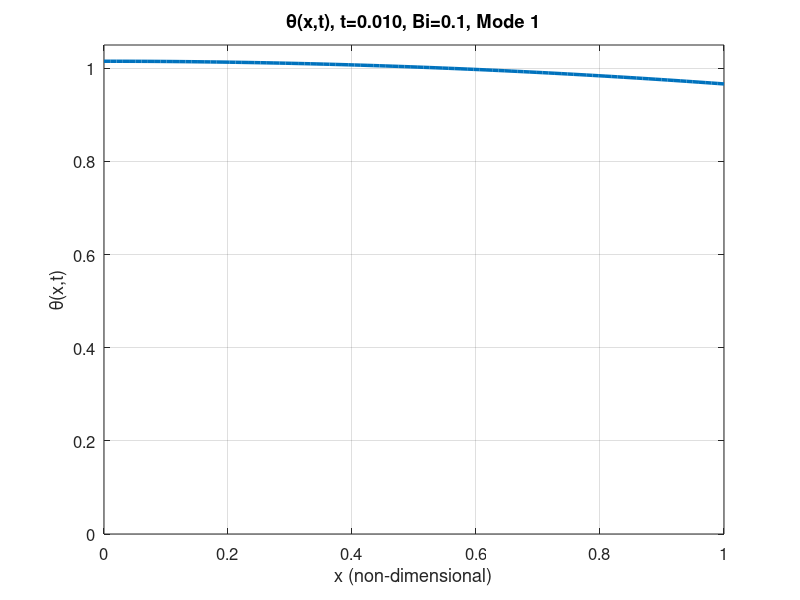
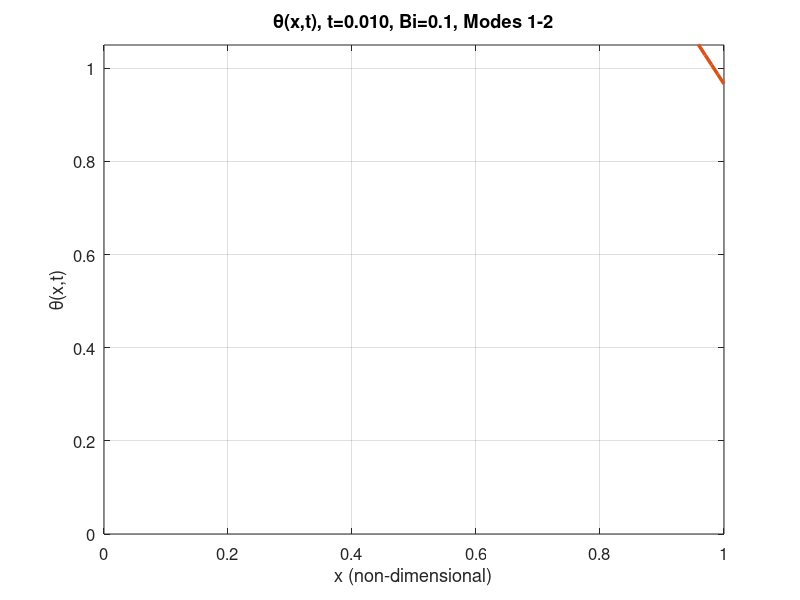
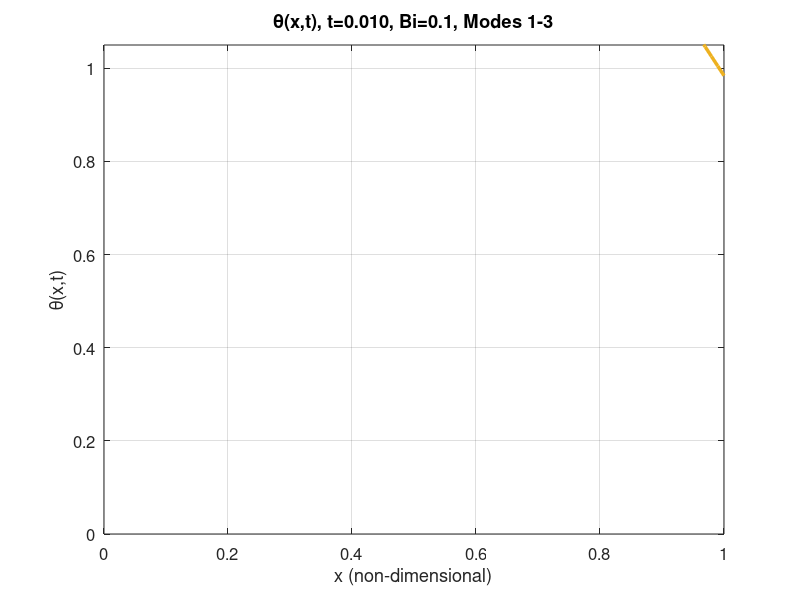
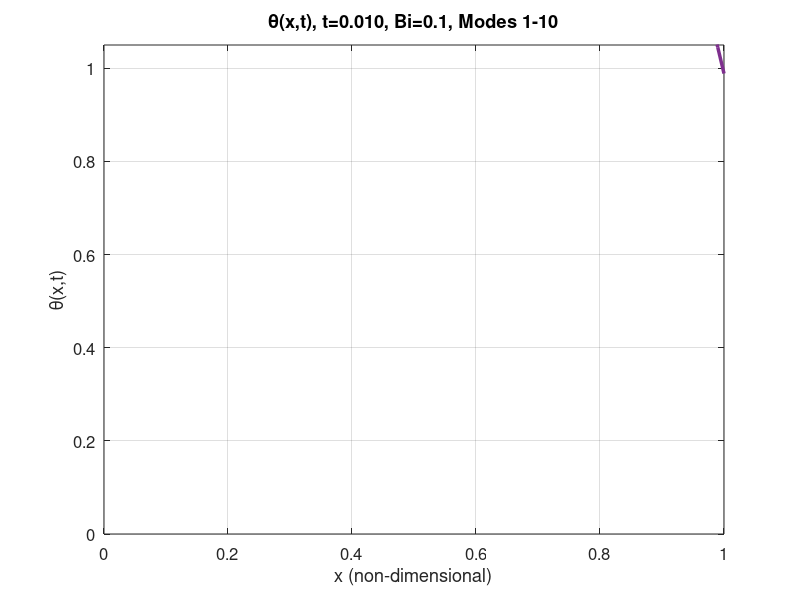

Here is the MATLAB script that generated these plots, in order: (Note: a time limit stopped this script after it produced the figures.)
% clear; clc; close all;
% 
% L = 1;
% Nx = 100;
% x = linspace(0, L, Nx);
% 
% Bi_list = [0.1, 5, 10];
% time_points = [linspace(0.01, 0.2, 10), 0.4, 0.6, 0.8, 1.0];
% modes_list = [1, 2, 3, 10];
% mode_labels = {'Mode 1', 'Modes 1-2', 'Modes 1-3', 'Modes 1-10'};
% 
% output_folder = 'fourier_modes';
% if ~exist(output_folder, 'dir')
%     mkdir(output_folder);
% end
% 
% colors = lines(length(modes_list));
% 
% for bi_idx = 1:length(Bi_list)
%     Bi = Bi_list(bi_idx);
% 
%     for t_idx = 1:length(time_points)
%         t = time_points(t_idx);
% 
%         for m_idx = 1:length(modes_list)
%             n_terms = modes_list(m_idx);
%             theta = zeros(size(x));
% 
%             % Sum from 1 to n_terms
%             for n = 1:n_terms
%                 lambda_n = (2*n - 1)*pi/2;
%                 Bn = 4 / (pi * (2*n - 1));
%                 theta = theta + Bn * cos(lambda_n * x) .* exp(-lambda_n^2 * t);
%             end
% 
%             % --- Plot individual mode sum ---
%             fig = figure('Visible','off');
%             plot(x, theta, '-', 'Color', colors(m_idx,:), 'LineWidth', 2.5);
%             title(sprintf('\\theta(x,t), t=%.3f, Bi=%.1f, %s', t, Bi, mode_labels{m_idx}), ...
%                   'FontSize', 14, 'FontWeight', 'bold');
%             xlabel('x (non-dimensional)', 'FontSize', 12);
%             ylabel('\theta(x,t)', 'FontSize', 12);
%             ylim([0 1.05]); grid on; box on;
%             set(gca, 'FontSize', 12);
%             set(gcf, 'Position', [100 100 700 500]);
% 
%             % Save
%             safe_label = strrep(mode_labels{m_idx}, ' ', '');
%             filename = sprintf('cooling_t%.3f_%s_Bi%.1f.png', t, safe_label, Bi);
%             saveas(fig, fullfile(output_folder, filename));
%             close(fig);
%         end
% 
%         % --- Oscillation Plot: Individual Modes Without Sum ---
%         fig = figure('Visible','off');
%         hold on;
%         n_show = 3;  % number of modes to plot individually
%         for n = 1:n_show
%             lambda_n = (2*n - 1)*pi/2;
%             Bn = 4 / (pi * (2*n - 1));
%             theta_n = Bn * cos(lambda_n * x) .* exp(-lambda_n^2 * t);
%             plot(x, theta_n, 'LineWidth', 2.0, 'DisplayName', sprintf('n = %d', n));
%         end
%         title(sprintf('Individual Mode Contributions at t = %.3f, Bi = %.1f', t, Bi), ...
%               'FontSize', 14, 'FontWeight', 'bold');
%         xlabel('x (non-dimensional)', 'FontSize', 12);
%         ylabel('\theta_n(x,t)', 'FontSize', 12);
%         ylim([-1 1]); grid on; box on;
%         legend('Location', 'northeast', 'FontSize', 11);
%         set(gca, 'FontSize', 12);
%         set(gcf, 'Position', [100 100 700 500]);
% 
%         filename = sprintf('cooling_t%.3f_modes_oscillation_Bi%.1f.png', t, Bi);
%         saveas(fig, fullfile(output_folder, filename));
%         close(fig);
%     end
% end
% 


%% Bi incorporated


clear; clc; close all;

L = 1;
Nx = 100;
x = linspace(0, L, Nx);

Bi_list = [0.1, 5, 10];
time_points = [linspace(0.01, 0.2, 10), 0.4, 0.6, 0.8, 1.0];
modes_list = [1, 2, 3, 10];
mode_labels = {'Mode 1', 'Modes 1-2', 'Modes 1-3', 'Modes 1-10'};

output_folder = 'fourier_modes_with_bi';
if ~exist(output_folder, 'dir')
    mkdir(output_folder);
end

colors = lines(length(modes_list));

% ---------------------------
% Function to find eigenvalues for given Bi
% ---------------------------
function lambda_list = get_lambda(Bi, N)
    lambda_list = zeros(1, N);
    found = 0;
    l_start = 0.01;
    l_end = 30;
    dx = 0.01;
    x_scan = l_start:dx:l_end;
    f = @(l) l .* tan(l) - Bi;

    for i = 1:length(x_scan)-1
        a = x_scan(i);
        b = x_scan(i+1);
        if f(a)*f(b) < 0  % sign change ⇒ root exists
            root = fzero(f, [a, b]);
            found = found + 1;
            lambda_list(found) = root;
            if found == N
                return;
            end
        end
    end

    if found < N
        error('Only found %d eigenvalues (needed %d). Try increasing scan range.', found, N);
    end
end

for bi_idx = 1:length(Bi_list)
    Bi = Bi_list(bi_idx);

    for t_idx = 1:length(time_points)
        t = time_points(t_idx);

        % Get eigenvalues once for all modes up to max
        max_n = max(modes_list);
        lambda_n = get_lambda(Bi, max_n);

        for m_idx = 1:length(modes_list)
            n_terms = modes_list(m_idx);
            theta = zeros(size(x));

            % Sum up to n_terms
            for n = 1:n_terms
                lam = lambda_n(n);
                Bn = (4 * sin(lam)) / (2 * lam + sin(2 * lam));
                theta = theta + Bn * cos(lam * x) .* exp(-lam^2 * t);
            end

            % --- Main Fourier mode sum plot ---
            fig = figure('Visible','off');
            plot(x, theta, '-', 'Color', colors(m_idx,:), 'LineWidth', 2.5);
            title(sprintf('\\theta(x,t), t=%.3f, Bi=%.1f, %s', t, Bi, mode_labels{m_idx}), ...
                  'FontSize', 14, 'FontWeight', 'bold');
            xlabel('x (non-dimensional)', 'FontSize', 12);
            ylabel('\theta(x,t)', 'FontSize', 12);
            ylim([0 1.05]); grid on; box on;
            set(gca, 'FontSize', 12);
            set(gcf, 'Position', [100 100 700 500]);

            % Save
            safe_label = strrep(mode_labels{m_idx}, ' ', '');
            filename = sprintf('cooling_t%.3f_%s_Bi%.1f.png', t, safe_label, Bi);
            saveas(fig, fullfile(output_folder, filename));
            close(fig);
        end

        % --- Oscillation Plot: Individual Modes Without Sum ---
        fig = figure('Visible','off');
        hold on;
        n_show = 3;  % number of modes to plot individually
        for n = 1:n_show
            lam = lambda_n(n);
            Bn = (4 * sin(lam)) / (2 * lam + sin(2 * lam));
            theta_n = Bn * cos(lam * x) .* exp(-lam^2 * t);
            plot(x, theta_n, 'LineWidth', 2.0, 'DisplayName', sprintf('n = %d', n));
        end
        title(sprintf('Individual Modes at t = %.3f, Bi = %.1f', t, Bi), ...
              'FontSize', 14, 'FontWeight', 'bold');
        xlabel('x (non-dimensional)', 'FontSize', 12);
        ylabel('\theta_n(x,t)', 'FontSize', 12);
        ylim([-1 1]); grid on; box on;
        legend('Location', 'northeast', 'FontSize', 11);
        set(gca, 'FontSize', 12);
        set(gcf, 'Position', [100 100 700 500]);

        filename = sprintf('cooling_t%.3f_modes_oscillation_Bi%.1f.png', t, Bi);
        saveas(fig, fullfile(output_folder, filename));
        close(fig);
    end
end
